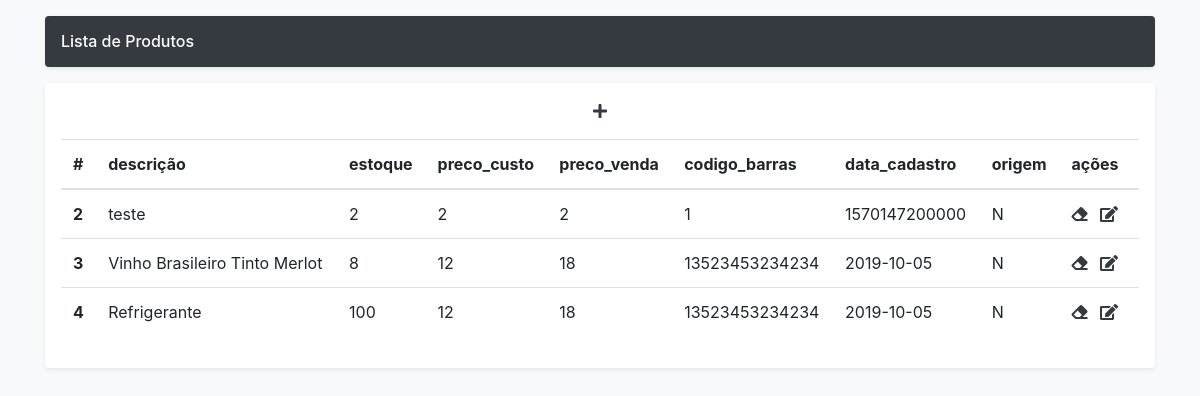
Page /listar-produtos.php on the earlier database version.
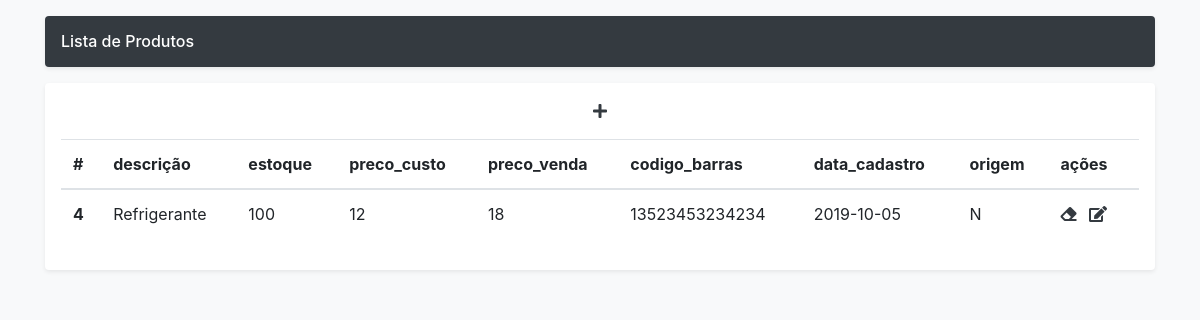
Same page on the later database version.
### tables this page shows
CREATE TABLE "produto"
(
	id integer not null
		primary key autoincrement,
	descricao text,
	estoque float,
	preco_custo float,
	preco_venda float,
	codigo_barras text,
	data_cadastro date,
	origem char(1)
);

### src/Gateway/ProdutoGateway.php (called while the page is built, shortened)
<?php
class ProdutoGateway
{
    private static $conn;
    public static function setConnection(PDO $conn){
        self::$conn = $conn;
    }
    public function all(){
        $sql = "SELECT * FROM produto";
        $result = self::$conn->query($sql);
        return $result->fetchAll(PDO::FETCH_CLASS,Produto::class);
    }
}

### autoload.php (called while the page is built, shortened)
<?php
spl_autoload_register(function ($class) {
    $prefix = 'Ifnc\\Tads\\';
    $base_dir = __DIR__ . '/src/';
    $len = strlen($prefix);
    $relative_class = substr($class, $len);
    $file = $base_dir . str_replace('\\', '/', $relative_class) . '.php';
});

### public/listar-produtos.php (the view)
<?php $titulo = 'Lista de Produtos'; include 'cabecalho.php'; ?>
<div class="my-3 p-3 bg-white rounded shadow-sm">
    <span class="d-block text-center mb-3">
        <a href="/adicionar-produto" class="fas fa-plus text-dark text-decoration-none"></a>
    </span>
    <table class="table">
        <thead>
            <tr>
                <th scope="col">#</th>
                <th scope="col">descrição</th>
                <th scope="col">estoque</th>
                <th scope="col">preco_custo</th>
                <th scope="col">preco_venda</th>
                <th scope="col">codigo_barras</th>
                <th scope="col">data_cadastro</th>
                <th scope="col">origem</th>
                <th scope="col">ações</th>
            </tr>
        </thead>
        <tbody>
        <?php foreach($produtos as $produto){ ?>
            <tr>
                <th scope="row"><?=$produto->id?></th>
                <td><?=$produto->descricao?></td>
                <td><?=$produto->estoque?></td>
                <td><?=$produto->preco_custo?></td>
                <td><?=$produto->preco_venda?></td>
                <td><?=$produto->codigo_barras?></td>
                <td><?=$produto->data_cadastro?></td>
                <td><?=$produto->origem?></td>
                <td>
                    <a href="apagar.php?id=<?=$produto->id?>" class="fas fa-eraser text-dark text-decoration-none mr-2"></a>
                    <a href="" class="fas fa-edit text-dark text-decoration-none mr-2"></a>
                </td>
            </tr>
        <?php } ?>
        </tbody>
    </table>
</div>
<?php include 'rodape.php'; ?>

Differences in the rows shown:
removed produto: id "2", descricao "teste", estoque "2", preco_custo "2", preco_venda "2", codigo_barras "1", data_cadastro "1570147200000", origem "N"
removed produto: id "3", descricao "Vinho Brasileiro Tinto Merlot", estoque "8", preco_custo "12", preco_venda "18", codigo_barras "13523453234234", data_cadastro "2019-10-05", origem "N"
